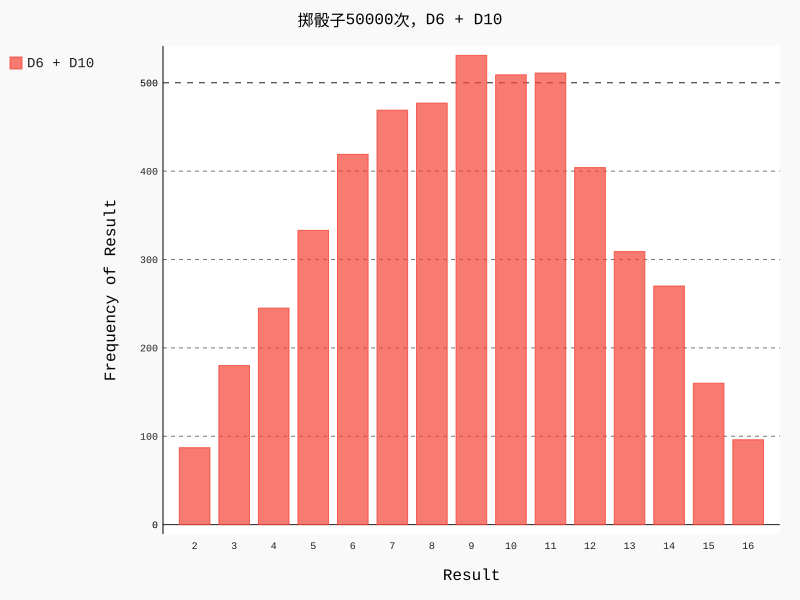

Source code (Python):
import pygal

from die import Die
"""
    掷骰子
"""

# 创建D6和D10骰子
die_1 = Die()
die_2 = Die(10)
# 掷骰子多次，并将结果存储到一个列表中

results = []
for roll_num in range(5000):
    result = die_1.roll() + die_2.roll()

    results.append(result)

print(results)


# 分析结果 存储在列表中
frequencies = []
fredict = {}

max_result = die_1.num_sides + die_2.num_sides

#根据6面值，循环统计出现次数
for value in range(2, max_result+1):
    #统计出现次数
    frequency = results.count(value)
    #fredict[value] = frequency
    #放置到分析结果列表中
    frequencies.append(frequency)

print(frequencies)
print(fredict)



# 对结果进行可视化
hist = pygal.Bar()
#图片标题
hist.title = "掷骰子50000次，D6 + D10"
#x轴显示值
hist.x_labels = ['2', '3', '4', '5', '6', '7', '8', '9', '10', '11', '12', '13', '14', '15', '16']
#x轴标题
hist.x_title = "Result"
hist.y_title = "Frequency of Result"
#添加直方图内容
hist.add('D6 + D10', frequencies)

#生成直方图
hist.render_to_file('different_dice.svg')
